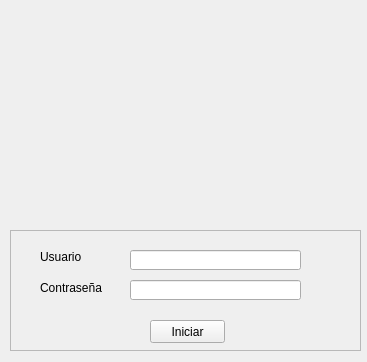
<?xml version="1.0" encoding="UTF-8"?>
<ui version="4.0">
 <class>Form</class>
 <widget class="QWidget" name="Form">
  <property name="geometry">
   <rect>
    <x>0</x>
    <y>0</y>
    <width>367</width>
    <height>362</height>
   </rect>
  </property>
  <property name="windowTitle">
   <string>Form</string>
  </property>
  <widget class="QFrame" name="login_frame">
   <property name="geometry">
    <rect>
     <x>10</x>
     <y>230</y>
     <width>351</width>
     <height>121</height>
    </rect>
   </property>
   <property name="frameShape">
    <enum>QFrame::StyledPanel</enum>
   </property>
   <property name="frameShadow">
    <enum>QFrame::Raised</enum>
   </property>
   <widget class="QPushButton" name="login_login_btn">
    <property name="geometry">
     <rect>
      <x>140</x>
      <y>90</y>
      <width>75</width>
      <height>23</height>
     </rect>
    </property>
    <property name="text">
     <string>Iniciar</string>
    </property>
   </widget>
   <widget class="QLineEdit" name="login_user_tbx">
    <property name="geometry">
     <rect>
      <x>120</x>
      <y>20</y>
      <width>171</width>
      <height>20</height>
     </rect>
    </property>
   </widget>
   <widget class="QLabel" name="login_user_lbl">
    <property name="geometry">
     <rect>
      <x>30</x>
      <y>20</y>
      <width>47</width>
      <height>13</height>
     </rect>
    </property>
    <property name="text">
     <string>Usuario</string>
    </property>
   </widget>
   <widget class="QLabel" name="login_password_lbl">
    <property name="geometry">
     <rect>
      <x>30</x>
      <y>50</y>
      <width>71</width>
      <height>16</height>
     </rect>
    </property>
    <property name="text">
     <string>Contraseña</string>
    </property>
   </widget>
   <widget class="QLineEdit" name="login_password_tbx">
    <property name="geometry">
     <rect>
      <x>120</x>
      <y>50</y>
      <width>171</width>
      <height>20</height>
     </rect>
    </property>
   </widget>
  </widget>
 </widget>
 <resources/>
 <connections/>
</ui>
